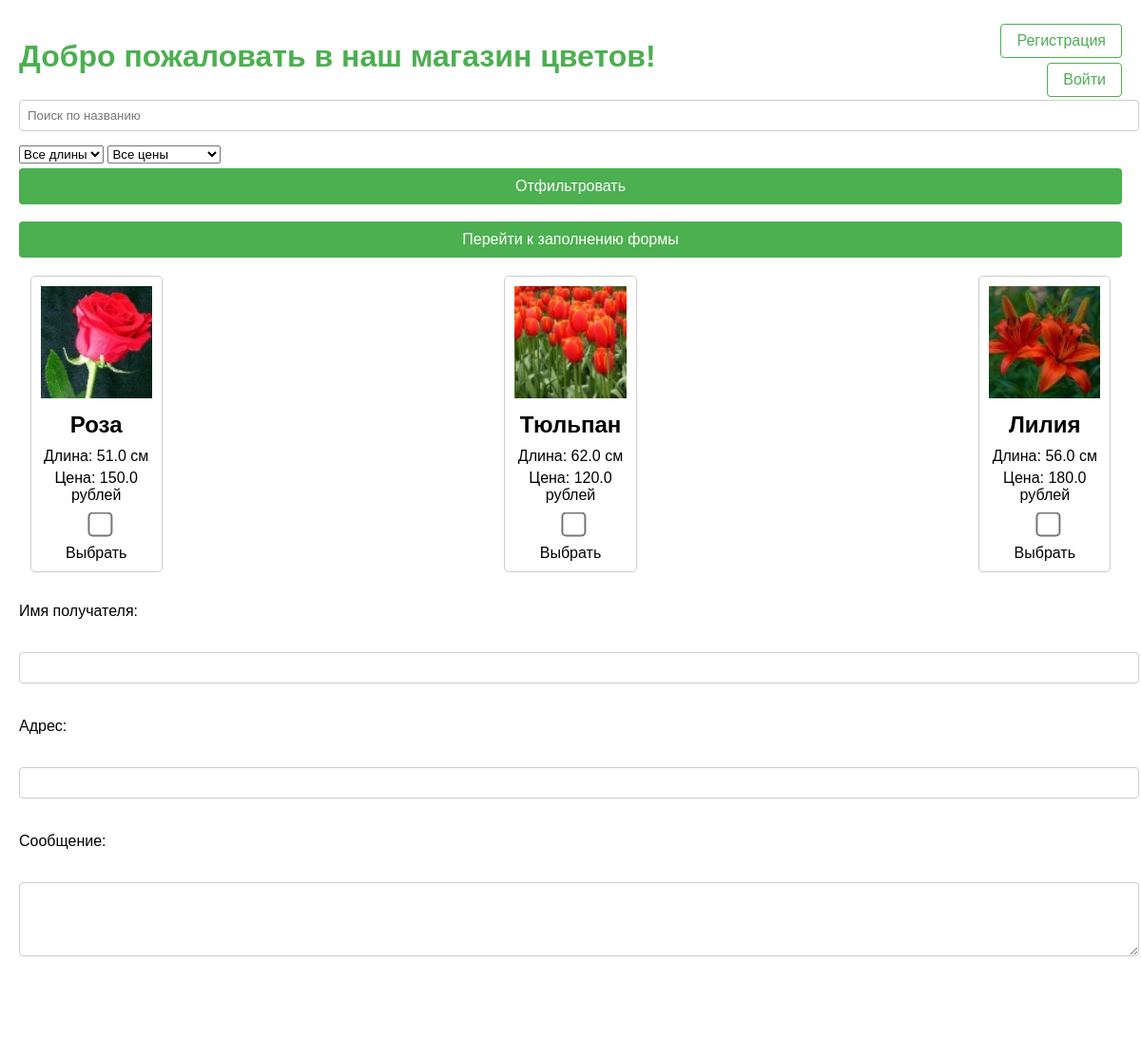
The page / on the database its author committed.
### models.py (models this page shows, shortened)
class Flower(db.Model):
    id = db.Column(db.Integer, primary_key=True)
    name = db.Column(db.String(100), nullable=False)
    image_url = db.Column(db.String(200), nullable=False)
    length = db.Column(db.Float, nullable=False)
    price = db.Column(db.Float, nullable=False)

### app.py (the view, shortened to what this page needs)
@app.route('/', methods=['GET', 'POST'])
def index():
    search_query = request.args.get('search', '')
    length_filter = request.args.get('length', '')
    price_filter = request.args.get('price', '')
    flowers = Flower.query.filter(Flower.name.contains(search_query))
    if length_filter:
        min_length, max_length = map(float, length_filter.split('-'))
        flowers = flowers.filter(Flower.length.between(min_length, max_length))
    if price_filter:
        min_price, max_price = map(float, price_filter.split('-'))
        flowers = flowers.filter(Flower.price.between(min_price, max_price))
    flowers = flowers.all()
    order_created = session.pop('order_created', False)  # Проверить и удалить переменную сессии
    return render_template('index.html', flowers=flowers, search_query=search_query, length_filter=length_filter, price_filter=price_filter, order_created=order_created)

### templates/index.html (shortened to what this page needs)
<!DOCTYPE html>
<html lang="ru">
<head>
    <link rel="stylesheet" href="{{ url_for('static', filename='style.css') }}">
</head>
<body>
    <div class="navbar">
        {% if current_user.is_authenticated %}
            <a href="{{ url_for('profile') }}">Профиль</a>
            <a href="{{ url_for('logout') }}">Выйти из аккаунта</a>
        {% else %}
            <a href="{{ url_for('register') }}">Регистрация</a>
            <a href="{{ url_for('login') }}">Войти</a>
        {% endif %}
    </div>
    <h1>Добро пожаловать в наш магазин цветов!</h1>
    <form method="get" action="{{ url_for('index') }}">
        <input type="text" name="search" placeholder="Поиск по названию" autocomplete="off">
        <select name="length">
            <option value="">Все длины</option>
        </select>
        <select name="price">
            <option value="">Все цены</option>
        </select>
        <input type="submit" value="Отфильтровать" class="filter-button">
        <input type="button" value="Перейти к заполнению формы" class="scroll-button" onclick="document.getElementById('order-form').scrollIntoView({ behavior: 'smooth' });">
    </form>
    <form method="post" action="{{ url_for('index') }}" id="order-form">
        <div class="flower-container">
            {% for flower in flowers %}
                <div class="flower-item">
                    <img src="{{ url_for('static', filename=flower.image_url) }}" alt="{{ flower.name }}" width="100" height="100">
                    <h2>{{ flower.name }}</h2>
                    <p>Длина: {{ flower.length }} см</p>
                    <p>Цена: {{ flower.price }} рублей</p>
                    <input type="checkbox" name="flower_type" value="{{ flower.name }}"> Выбрать
                </div>
            {% endfor %}
        </div>
        <label for="name">Имя получателя:</label><br>
        <input type="text" id="name" name="name" required><br>
        <label for="address">Адрес:</label><br>
        <input type="text" id="address" name="address" required><br>
        <label for="message">Сообщение:</label><br>
        <textarea id="message" name="message" rows="4" cols="50"></textarea><br><br>
        <input type="submit" value="Отправить">
    </form>
</body>
</html>

### static/style.css (style rules this page uses)
body { font-family: Arial, sans-serif; margin: 0; padding: 20px; }
h1 { color: #4CAF50; }
form { max-width: 1600px; margin: auto; }
label { display: block; margin-top: 10px; }
input, textarea { width: 100%; padding: 8px; margin-top: 5px; margin-bottom: 15px; border: 1px solid #ccc; border-radius: 4px; }
input[type="submit"], .btn-primary { background-color: #4CAF50; color: white; border: none; cursor: pointer; width: 100%; padding: 10px; margin-bottom: 10px; border-radius: 4px; text-align: center; display: block; font-size: 16px; text-decoration: none; }
.flower-container { display: flex; flex-wrap: wrap; justify-content: space-between; max-width: 1400px; margin: auto; }
.flower-item { width: 12%; box-sizing: border-box; margin: 1%; text-align: center; border: 1px solid #ccc; border-radius: 5px; padding: 10px; transition: transform 0.2s; }
.flower-item img { width: 100%; height: auto; }
.flower-item h2 { font-size: 1.5em; margin: 10px 0; }
.flower-item p { margin: 5px 0; }
.flower-item input[type="checkbox"] { margin-top: 10px; }
.navbar { position: absolute; top: 20px; right: 20px; display: flex; flex-direction: column; align-items: flex-end; }
.navbar a { margin-top: 5px; text-decoration: none; color: #4CAF50; padding: 8px 16px; border: 1px solid #4CAF50; border-radius: 4px; }
.scroll-button { background-color: #4CAF50; color: white; padding: 10px 20px; margin: 8px 0; border: none; cursor: pointer; width: 100%; font-size: 16px; }
input[type="checkbox"] { transform: scale(2); margin-right: 10px; vertical-align: middle; }
label { line-height: 2.5em; }

### rows shown on the page
Flower: image_url (picture), name "Роза", length "51.0", price "150.0"
Flower: image_url (picture), name "Тюльпан", length "62.0", price "120.0"
Flower: image_url (picture), name "Лилия", length "56.0", price "180.0"
